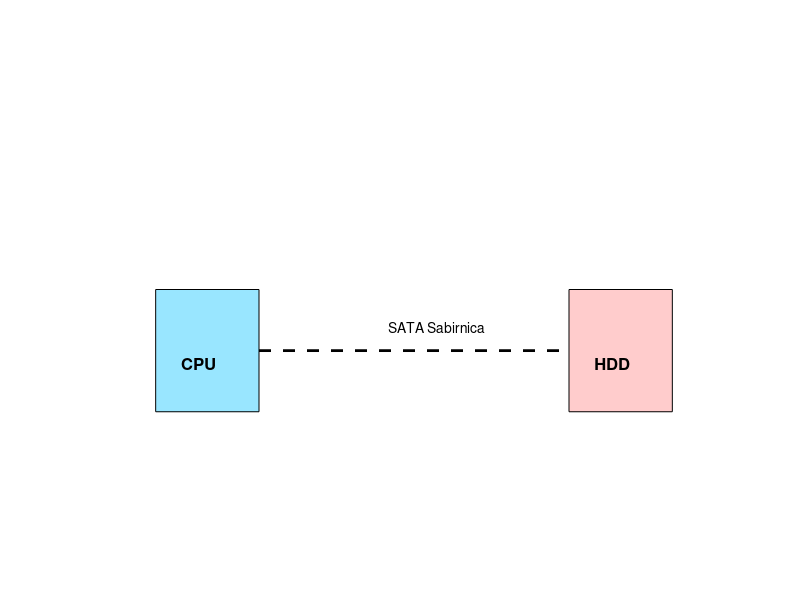

Reproduce this figure in MATLAB. (Note: this script raises an error after producing the figure.)
clc; clear;

figure('Color','white');
axis([-1 11 -1 3]);
axis off;
hold on;

% Crtamo CPU i Disk
rectangle('Position',[0 0 2 1],'FaceColor',[0.6 0.9 1],'EdgeColor','k'); % CPU
text(0.5, 0.4, 'CPU', 'FontSize', 12, 'FontWeight','bold');

rectangle('Position',[8 0 2 1],'FaceColor',[1 0.8 0.8],'EdgeColor','k'); % HDD
text(8.5, 0.4, 'HDD', 'FontSize', 12, 'FontWeight','bold');

% Crtamo sabirnicu
plot([2 8], [0.5 0.5], 'k--', 'LineWidth', 2);
text(4.5, 0.7, 'SATA Sabirnica', 'FontSize', 10, 'Color', 'k');

% Animacija prenosa - 3 zahtjeva (različit prioritet)
prioriteti = ["nizi", "visi", "nizi"];
boje = {'[0.8 0.8 0.8]', '[0.4 0.4 1]', '[0.8 0.8 0.8]'}; % bijela/plava

for i = 1:3
    % Iscrtavanje strelice
    strelica = annotation('textarrow', 'String', ...
        sprintf('Proces %d (%s prioritet)', i, prioriteti(i)), ...
        'FontSize', 10, 'Color', 'k', ...
        'HeadStyle', 'vback3', ...
        'LineWidth', 2);
    
    % Animacija kretanja od CPU do HDD
    for x = 2:0.2:8
        p = fill([x x+0.5 x+0.5 x], [1.2 1.2 1.7 1.7], eval(boje{i}));
        pause(0.05);
        delete(p);
    end

    % Buzzer signal
    text(4.5, 2, 'Buzzer: prijenos završen!', 'Color','r','FontSize',10, 'FontWeight','bold');
    sound(sin(1:300)); %zvuk

    pause(1);
    cla; % brišemo sve osim CPU i HDD
    rectangle('Position',[0 0 2 1],'FaceColor',[0.6 0.9 1],'EdgeColor','k'); % CPU
    text(0.5, 0.4, 'CPU', 'FontSize', 12, 'FontWeight','bold');

    rectangle('Position',[8 0 2 1],'FaceColor',[1 0.8 0.8],'EdgeColor','k'); % HDD
    text(8.5, 0.4, 'HDD', 'FontSize', 12, 'FontWeight','bold');
    plot([2 8], [0.5 0.5], 'k--', 'LineWidth', 2);
    text(4.5, 0.7, 'SATA Sabirnica', 'FontSize', 10, 'Color', 'k');
end

text(3, -0.5, 'Simulacija završena: svi procesi su prenijeli podatke.', ...
    'FontSize', 12, 'Color', 'b');
